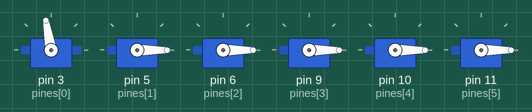
Bench run of a sketch on a simulated Arduino Uno, built with avr-gcc and run on an emulated ATmega328P. On the bench: 6 × servo.

Above: at 0.05 s.
At 3.0 s:
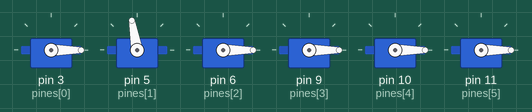
At 4.5 s:
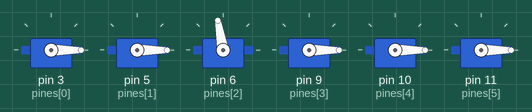
At 6.05 s:
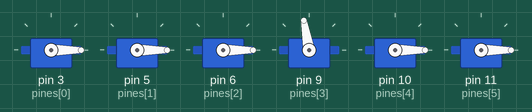
At 9.0 s:
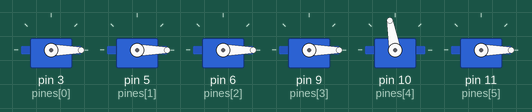
At 12.0 s:
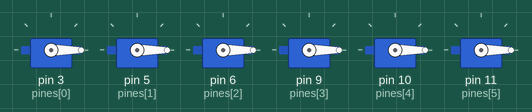
Timing chart, 0 to 15.6 s (numbered marks = the images above):
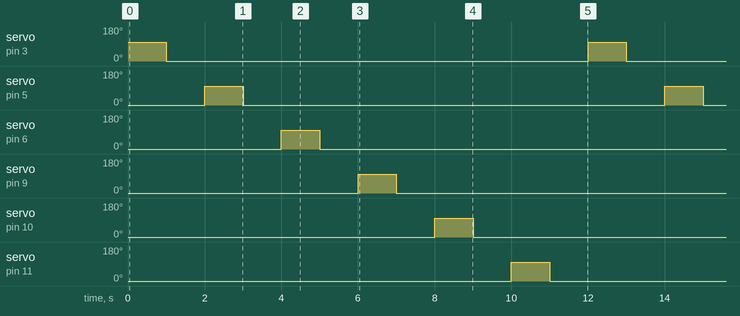

Measured:
- by itself, servo on pin 3 (pines[0]), servo on pin 5 (pines[1]), servo on pin 6 (pines[2]), servo on pin 9 (pines[3]), servo on pin 10 (pines[4]), servo on pin 11 (pines[5]): alternates 100° for 1.0 s and 0° for 11.0 s

The sketch:

prueba_todos_servos.ino
```cpp
#include <Servo.h>

Servo servos[6];

const byte pines[6] = {3, 5, 6, 9, 10, 11};

void setup()
{
    for (int i = 0; i < 6; i++)
    {
        servos[i].attach(pines[i]);
        servos[i].write(0);
    }
}

void loop()
{
    for (int i = 0; i < 6; i++)
    {
        servos[i].write(100);
        delay(1000);

        servos[i].write(0);
        delay(1000);
    }
}
```
